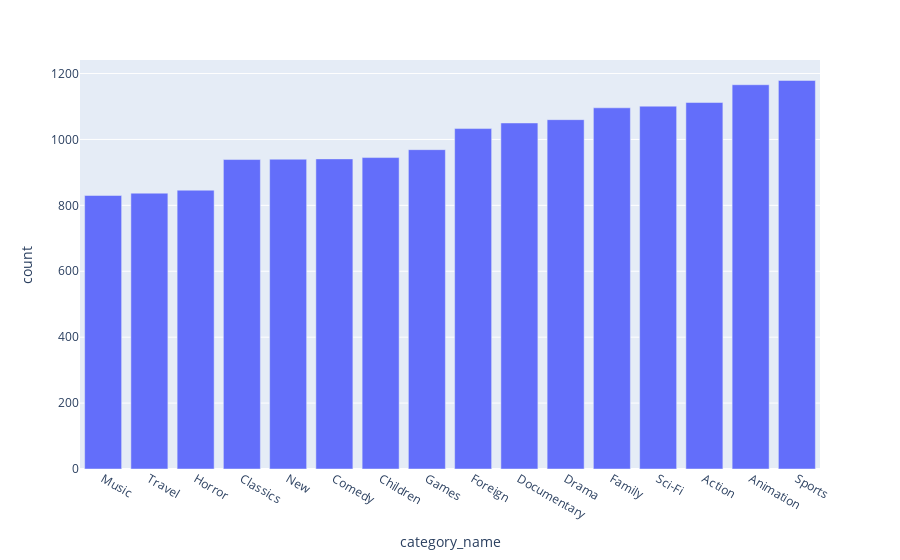

Notebook source saved alongside this figure:
### Code cell
import plotly.express as px
px.bar(aggregates, x="category_name", y="count")

### Figure 1 — Plotly figure (JSON) as saved in the notebook; plotly's stock layout.template omitted (floating-point values rounded to 4 significant figures)
{"data": [{"alignmentgroup": "True", "hovertemplate": "category_name=%{x}<br>count=%{y}<extra></extra>", "legendgroup": "", "marker": {"color": "#636efa", "pattern": {"shape": ""}}, "name": "", "offsetgroup": "", "orientation": "v", "showlegend": false, "textposition": "auto", "type": "bar", "x": ["Music", "Travel", "Horror", "Classics", "New", "Comedy", "Children", "Games", "Foreign", "Documentary", "Drama", "Family", "Sci-Fi", "Action", "Animation", "Sports"], "xaxis": "x", "y": [830, 837, 846, 939, 940, 941, 945, 969, 1033, 1050, 1060, 1096, 1101, 1112, 1166, 1179], "yaxis": "y"}], "layout": {"autosize": true, "barmode": "relative", "legend": {"tracegroupgap": 0}, "margin": {"t": 60}, "xaxis": {"anchor": "y", "autorange": true, "domain": [0, 1], "range": [-0.5, 15.5], "title": {"text": "category_name"}, "type": "category"}, "yaxis": {"anchor": "x", "autorange": true, "domain": [0, 1], "range": [0, 1241.0], "title": {"text": "count"}, "type": "linear"}}}
